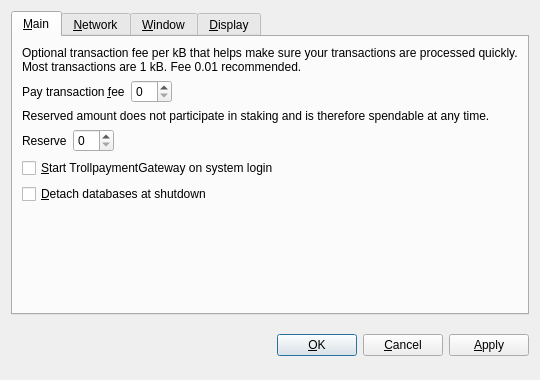
<?xml version="1.0" encoding="UTF-8"?>
<ui version="4.0">
 <class>OptionsDialog</class>
 <widget class="QDialog" name="OptionsDialog">
  <property name="geometry">
   <rect>
    <x>0</x>
    <y>0</y>
    <width>540</width>
    <height>380</height>
   </rect>
  </property>
  <property name="windowTitle">
   <string>Options</string>
  </property>
  <property name="modal">
   <bool>true</bool>
  </property>
  <layout class="QVBoxLayout" name="verticalLayout">
   <item>
    <widget class="QTabWidget" name="tabWidget">
     <property name="tabPosition">
      <enum>QTabWidget::North</enum>
     </property>
     <property name="currentIndex">
      <number>0</number>
     </property>
     <widget class="QWidget" name="tabMain">
      <attribute name="title">
       <string>&amp;Main</string>
      </attribute>
      <layout class="QVBoxLayout" name="verticalLayout_Main">
       <item>
        <widget class="QLabel" name="transactionFeeInfoLabel">
         <property name="text">
          <string>Optional transaction fee per kB that helps make sure your transactions are processed quickly. Most transactions are 1 kB. Fee 0.01 recommended.</string>
         </property>
         <property name="textFormat">
          <enum>Qt::PlainText</enum>
         </property>
         <property name="wordWrap">
          <bool>true</bool>
         </property>
        </widget>
       </item>
       <item>
        <layout class="QHBoxLayout" name="horizontalLayoutFee">
         <item>
          <widget class="QLabel" name="transactionFeeLabel">
           <property name="text">
            <string>Pay transaction &amp;fee</string>
           </property>
           <property name="textFormat">
            <enum>Qt::PlainText</enum>
           </property>
           <property name="buddy">
            <cstring>transactionFee</cstring>
           </property>
          </widget>
         </item>
         <item>
          <widget class="BitcoinAmountField" name="transactionFee"/>
         </item>
         <item>
          <spacer name="horizontalSpacerFee">
           <property name="orientation">
            <enum>Qt::Horizontal</enum>
           </property>
           <property name="sizeHint" stdset="0">
            <size>
             <width>40</width>
             <height>20</height>
            </size>
           </property>
          </spacer>
         </item>
        </layout>
       </item>
       <item>
        <widget class="QLabel" name="reserveBalanceInfoLabel">
         <property name="text">
          <string>Reserved amount does not participate in staking and is therefore spendable at any time.</string>
         </property>
         <property name="textFormat">
          <enum>Qt::PlainText</enum>
         </property>
         <property name="wordWrap">
          <bool>true</bool>
         </property>
        </widget>
       </item>
       <item>
        <layout class="QHBoxLayout" name="horizontalLayoutReserveBalance">
         <item>
          <widget class="QLabel" name="reserveBalanceLabel">
           <property name="text">
            <string>Reserve</string>
           </property>
           <property name="textFormat">
            <enum>Qt::PlainText</enum>
           </property>
           <property name="buddy">
            <cstring>reserveBalance</cstring>
           </property>
          </widget>
         </item>
         <item>
          <widget class="BitcoinAmountField" name="reserveBalance"/>
         </item>
         <item>
          <spacer name="horizontalSpacerReserveBalance">
           <property name="orientation">
            <enum>Qt::Horizontal</enum>
           </property>
           <property name="sizeHint" stdset="0">
            <size>
             <width>40</width>
             <height>20</height>
            </size>
           </property>
          </spacer>
         </item>
        </layout>
       </item>
       <item>
        <widget class="QCheckBox" name="bitcoinAtStartup">
         <property name="toolTip">
          <string>Automatically start TrollpaymentGateway after logging in to the system.</string>
         </property>
         <property name="text">
          <string>&amp;Start TrollpaymentGateway on system login</string>
         </property>
        </widget>
       </item>
       <item>
        <widget class="QCheckBox" name="detachDatabases">
         <property name="toolTip">
          <string>Detach block and address databases at shutdown. This means they can be moved to another data directory, but it slows down shutdown. The wallet is always detached.</string>
         </property>
         <property name="text">
          <string>&amp;Detach databases at shutdown</string>
         </property>
        </widget>
       </item>
       <item>
        <spacer name="verticalSpacer_Main">
         <property name="orientation">
          <enum>Qt::Vertical</enum>
         </property>
         <property name="sizeHint" stdset="0">
          <size>
           <width>20</width>
           <height>40</height>
          </size>
         </property>
        </spacer>
       </item>
      </layout>
     </widget>
     <widget class="QWidget" name="tabNetwork">
      <attribute name="title">
       <string>&amp;Network</string>
      </attribute>
      <layout class="QVBoxLayout" name="verticalLayout_Network">
       <item>
        <widget class="QCheckBox" name="mapPortUpnp">
         <property name="toolTip">
          <string>Automatically open the TrollpaymentGateway client port on the router. This only works when your router supports UPnP and it is enabled.</string>
         </property>
         <property name="text">
          <string>Map port using &amp;UPnP</string>
         </property>
        </widget>
       </item>
       <item>
        <widget class="QCheckBox" name="connectSocks">
         <property name="toolTip">
          <string>Connect to the TrollpaymentGateway network through a SOCKS proxy (e.g. when connecting through Tor).</string>
         </property>
         <property name="text">
          <string>&amp;Connect through SOCKS proxy:</string>
         </property>
        </widget>
       </item>
       <item>
        <layout class="QHBoxLayout" name="horizontalLayout_Network">
         <item>
          <widget class="QLabel" name="proxyIpLabel">
           <property name="text">
            <string>Proxy &amp;IP:</string>
           </property>
           <property name="textFormat">
            <enum>Qt::PlainText</enum>
           </property>
           <property name="buddy">
            <cstring>proxyIp</cstring>
           </property>
          </widget>
         </item>
         <item>
          <widget class="QValidatedLineEdit" name="proxyIp">
           <property name="maximumSize">
            <size>
             <width>140</width>
             <height>16777215</height>
            </size>
           </property>
           <property name="toolTip">
            <string>IP address of the proxy (e.g. 127.0.0.1)</string>
           </property>
          </widget>
         </item>
         <item>
          <widget class="QLabel" name="proxyPortLabel">
           <property name="text">
            <string>&amp;Port:</string>
           </property>
           <property name="textFormat">
            <enum>Qt::PlainText</enum>
           </property>
           <property name="buddy">
            <cstring>proxyPort</cstring>
           </property>
          </widget>
         </item>
         <item>
          <widget class="QLineEdit" name="proxyPort">
           <property name="maximumSize">
            <size>
             <width>55</width>
             <height>16777215</height>
            </size>
           </property>
           <property name="toolTip">
            <string>Port of the proxy (e.g. 9050)</string>
           </property>
          </widget>
         </item>
         <item>
          <widget class="QLabel" name="socksVersionLabel">
           <property name="text">
            <string>SOCKS &amp;Version:</string>
           </property>
           <property name="textFormat">
            <enum>Qt::PlainText</enum>
           </property>
           <property name="buddy">
            <cstring>socksVersion</cstring>
           </property>
          </widget>
         </item>
         <item>
          <widget class="QValueComboBox" name="socksVersion">
           <property name="toolTip">
            <string>SOCKS version of the proxy (e.g. 5)</string>
           </property>
          </widget>
         </item>
         <item>
          <spacer name="horizontalSpacer_Network">
           <property name="orientation">
            <enum>Qt::Horizontal</enum>
           </property>
           <property name="sizeHint" stdset="0">
            <size>
             <width>40</width>
             <height>20</height>
            </size>
           </property>
          </spacer>
         </item>
        </layout>
       </item>
       <item>
        <spacer name="verticalSpacer_Network">
         <property name="orientation">
          <enum>Qt::Vertical</enum>
         </property>
         <property name="sizeHint" stdset="0">
          <size>
           <width>20</width>
           <height>40</height>
          </size>
         </property>
        </spacer>
       </item>
      </layout>
     </widget>
     <widget class="QWidget" name="tabWindow">
      <attribute name="title">
       <string>&amp;Window</string>
      </attribute>
      <layout class="QVBoxLayout" name="verticalLayout_Window">
       <item>
        <widget class="QCheckBox" name="minimizeToTray">
         <property name="toolTip">
          <string>Show only a tray icon after minimizing the window.</string>
         </property>
         <property name="text">
          <string>&amp;Minimize to the tray instead of the taskbar</string>
         </property>
        </widget>
       </item>
       <item>
        <widget class="QCheckBox" name="minimizeOnClose">
         <property name="toolTip">
          <string>Minimize instead of exit the application when the window is closed. When this option is enabled, the application will be closed only after selecting Quit in the menu.</string>
         </property>
         <property name="text">
          <string>M&amp;inimize on close</string>
         </property>
        </widget>
       </item>
       <item>
        <spacer name="verticalSpacer_Window">
         <property name="orientation">
          <enum>Qt::Vertical</enum>
         </property>
         <property name="sizeHint" stdset="0">
          <size>
           <width>20</width>
           <height>40</height>
          </size>
         </property>
        </spacer>
       </item>
      </layout>
     </widget>
     <widget class="QWidget" name="tabDisplay">
      <attribute name="title">
       <string>&amp;Display</string>
      </attribute>
      <layout class="QVBoxLayout" name="verticalLayout_Display">
       <item>
        <layout class="QHBoxLayout" name="horizontalLayout_1_Display">
         <item>
          <widget class="QLabel" name="langLabel">
           <property name="text">
            <string>User Interface &amp;language:</string>
           </property>
           <property name="textFormat">
            <enum>Qt::PlainText</enum>
           </property>
           <property name="buddy">
            <cstring>lang</cstring>
           </property>
          </widget>
         </item>
         <item>
          <widget class="QValueComboBox" name="lang">
           <property name="toolTip">
            <string>The user interface language can be set here. This setting will take effect after restarting TrollpaymentGateway.</string>
           </property>
          </widget>
         </item>
        </layout>
       </item>
       <item>
        <layout class="QHBoxLayout" name="horizontalLayout_2_Display">
         <item>
          <widget class="QLabel" name="unitLabel">
           <property name="text">
            <string>&amp;Unit to show amounts in:</string>
           </property>
           <property name="textFormat">
            <enum>Qt::PlainText</enum>
           </property>
           <property name="buddy">
            <cstring>unit</cstring>
           </property>
          </widget>
         </item>
         <item>
          <widget class="QValueComboBox" name="unit">
           <property name="toolTip">
            <string>Choose the default subdivision unit to show in the interface and when sending coins.</string>
           </property>
          </widget>
         </item>
        </layout>
       </item>
       <item>
        <widget class="QCheckBox" name="displayAddresses">
         <property name="toolTip">
          <string>Whether to show TrollpaymentGateway addresses in the transaction list or not.</string>
         </property>
         <property name="text">
          <string>&amp;Display addresses in transaction list</string>
         </property>
        </widget>
       </item>
       <item>
        <widget class="QCheckBox" name="coinControlFeatures">
         <property name="toolTip">
          <string>Whether to show coin control features or not.</string>
         </property>
         <property name="text">
          <string>Display coin &amp;control features (experts only!)</string>
         </property>
        </widget>
       </item>
       <item>
        <spacer name="verticalSpacer_Display">
         <property name="orientation">
          <enum>Qt::Vertical</enum>
         </property>
         <property name="sizeHint" stdset="0">
          <size>
           <width>20</width>
           <height>40</height>
          </size>
         </property>
        </spacer>
       </item>
      </layout>
     </widget>
    </widget>
   </item>
   <item>
    <layout class="QHBoxLayout" name="horizontalLayout_Buttons">
     <item>
      <spacer name="horizontalSpacer_1">
       <property name="orientation">
        <enum>Qt::Horizontal</enum>
       </property>
       <property name="sizeHint" stdset="0">
        <size>
         <width>40</width>
         <height>48</height>
        </size>
       </property>
      </spacer>
     </item>
     <item>
      <widget class="QLabel" name="statusLabel">
       <property name="font">
        <font>
         <weight>75</weight>
         <bold>true</bold>
        </font>
       </property>
       <property name="text">
        <string/>
       </property>
       <property name="textFormat">
        <enum>Qt::PlainText</enum>
       </property>
       <property name="wordWrap">
        <bool>true</bool>
       </property>
      </widget>
     </item>
     <item>
      <spacer name="horizontalSpacer_2">
       <property name="orientation">
        <enum>Qt::Horizontal</enum>
       </property>
       <property name="sizeHint" stdset="0">
        <size>
         <width>40</width>
         <height>48</height>
        </size>
       </property>
      </spacer>
     </item>
     <item>
      <widget class="QPushButton" name="okButton">
       <property name="text">
        <string>&amp;OK</string>
       </property>
      </widget>
     </item>
     <item>
      <widget class="QPushButton" name="cancelButton">
       <property name="text">
        <string>&amp;Cancel</string>
       </property>
       <property name="autoDefault">
        <bool>false</bool>
       </property>
      </widget>
     </item>
     <item>
      <widget class="QPushButton" name="applyButton">
       <property name="text">
        <string>&amp;Apply</string>
       </property>
       <property name="autoDefault">
        <bool>false</bool>
       </property>
      </widget>
     </item>
    </layout>
   </item>
  </layout>
 </widget>
 <customwidgets>
  <customwidget>
   <class>BitcoinAmountField</class>
   <extends>QSpinBox</extends>
   <header>bitcoinamountfield.h</header>
  </customwidget>
  <customwidget>
   <class>QValueComboBox</class>
   <extends>QComboBox</extends>
   <header>qvaluecombobox.h</header>
  </customwidget>
  <customwidget>
   <class>QValidatedLineEdit</class>
   <extends>QLineEdit</extends>
   <header>qvalidatedlineedit.h</header>
  </customwidget>
 </customwidgets>
 <resources/>
 <connections/>
</ui>
